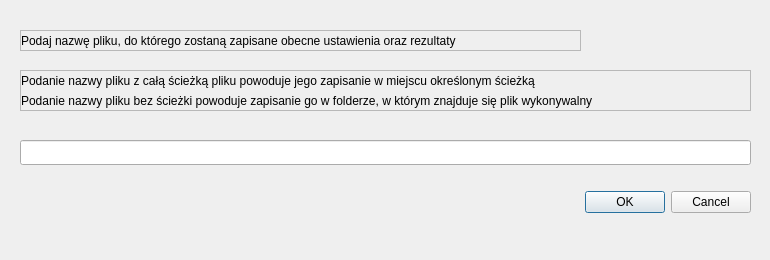
<?xml version="1.0" encoding="UTF-8"?>
<ui version="4.0">
 <class>SavingToFileForm</class>
 <widget class="QWidget" name="SavingToFileForm">
  <property name="geometry">
   <rect>
    <x>0</x>
    <y>0</y>
    <width>770</width>
    <height>260</height>
   </rect>
  </property>
  <property name="windowTitle">
   <string>Zapisywanie do pliku</string>
  </property>
  <widget class="QLineEdit" name="lineEdit">
   <property name="geometry">
    <rect>
     <x>20</x>
     <y>140</y>
     <width>731</width>
     <height>25</height>
    </rect>
   </property>
  </widget>
  <widget class="QDialogButtonBox" name="buttonBox">
   <property name="geometry">
    <rect>
     <x>460</x>
     <y>190</y>
     <width>291</width>
     <height>25</height>
    </rect>
   </property>
   <property name="standardButtons">
    <set>QDialogButtonBox::Cancel|QDialogButtonBox::Ok</set>
   </property>
  </widget>
  <widget class="QFrame" name="frame">
   <property name="geometry">
    <rect>
     <x>20</x>
     <y>30</y>
     <width>561</width>
     <height>21</height>
    </rect>
   </property>
   <property name="frameShape">
    <enum>QFrame::StyledPanel</enum>
   </property>
   <property name="frameShadow">
    <enum>QFrame::Raised</enum>
   </property>
   <layout class="QGridLayout" name="gridLayout_30">
    <property name="leftMargin">
     <number>0</number>
    </property>
    <property name="topMargin">
     <number>0</number>
    </property>
    <property name="rightMargin">
     <number>0</number>
    </property>
    <property name="bottomMargin">
     <number>0</number>
    </property>
    <item row="0" column="0">
     <layout class="QVBoxLayout" name="verticalLayout">
      <property name="spacing">
       <number>0</number>
      </property>
      <item>
       <widget class="QLabel" name="label_1">
        <property name="locale">
         <locale language="Polish" country="Poland"/>
        </property>
        <property name="text">
         <string>Podaj nazwę pliku, do którego zostaną zapisane obecne ustawienia oraz rezultaty</string>
        </property>
       </widget>
      </item>
     </layout>
    </item>
   </layout>
  </widget>
  <widget class="QFrame" name="frame_2">
   <property name="geometry">
    <rect>
     <x>20</x>
     <y>70</y>
     <width>731</width>
     <height>41</height>
    </rect>
   </property>
   <property name="frameShape">
    <enum>QFrame::StyledPanel</enum>
   </property>
   <property name="frameShadow">
    <enum>QFrame::Raised</enum>
   </property>
   <layout class="QGridLayout" name="gridLayout_31">
    <property name="leftMargin">
     <number>0</number>
    </property>
    <property name="topMargin">
     <number>0</number>
    </property>
    <property name="rightMargin">
     <number>0</number>
    </property>
    <property name="bottomMargin">
     <number>0</number>
    </property>
    <item row="0" column="0">
     <layout class="QVBoxLayout" name="verticalLayout_2">
      <property name="spacing">
       <number>0</number>
      </property>
      <item>
       <widget class="QLabel" name="label_3">
        <property name="locale">
         <locale language="Polish" country="Poland"/>
        </property>
        <property name="text">
         <string>&lt;html&gt;&lt;head/&gt;&lt;body&gt;&lt;p&gt;Podanie nazwy pliku z całą ścieżką pliku powoduje jego zapisanie w miejscu określonym ścieżką&lt;/p&gt;&lt;/body&gt;&lt;/html&gt;</string>
        </property>
       </widget>
      </item>
      <item>
       <widget class="QLabel" name="label_4">
        <property name="locale">
         <locale language="Polish" country="Poland"/>
        </property>
        <property name="text">
         <string>Podanie nazwy pliku bez ścieżki powoduje zapisanie go w folderze, w którym znajduje się plik wykonywalny</string>
        </property>
       </widget>
      </item>
     </layout>
    </item>
   </layout>
  </widget>
  <zorder>lineEdit</zorder>
  <zorder>buttonBox</zorder>
  <zorder>frame</zorder>
  <zorder>frame_2</zorder>
  <zorder>label_1</zorder>
 </widget>
 <resources/>
 <connections/>
</ui>
